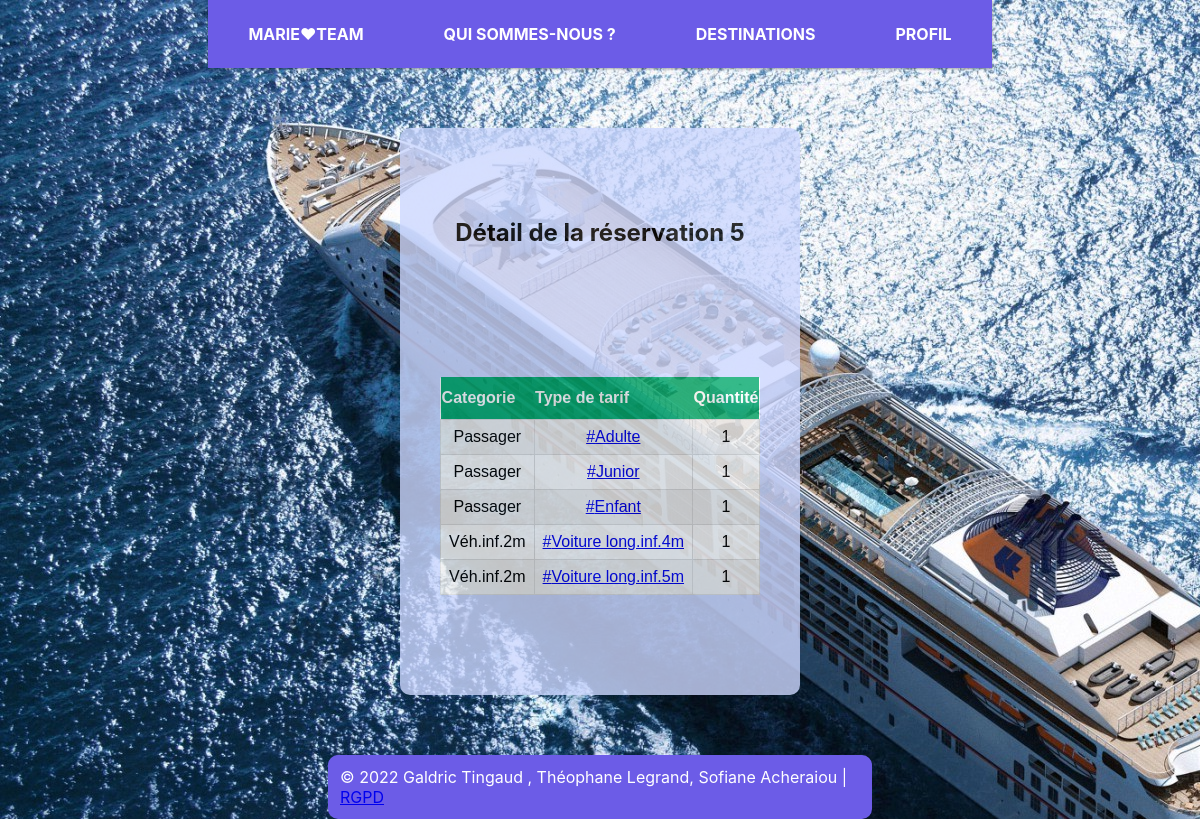
The app's page /?action=detail-reservation&idReservation=5 (signed in) with its own data.
### tables this page shows
CREATE TABLE IF NOT EXISTS `reservation` (
  `IdReservation` int NOT NULL AUTO_INCREMENT,
  `DateReservation` datetime DEFAULT NULL,
  `IdClient` int NOT NULL,
  `numeroTraversee` int NOT NULL,
  PRIMARY KEY (`IdReservation`),
  KEY `IdClient` (`IdClient`),
  KEY `numeroTraversee` (`numeroTraversee`)
);

CREATE TABLE IF NOT EXISTS `categorie` (
  `IdCategorie` int NOT NULL,
  `libelleCategorie` varchar(50) DEFAULT NULL,
  PRIMARY KEY (`IdCategorie`)
);

CREATE TABLE IF NOT EXISTS `type` (
  `IdCategorie` int NOT NULL,
  `IdType` varchar(50) NOT NULL,
  `TypeTarif` varchar(50) DEFAULT NULL,
  PRIMARY KEY (`IdCategorie`,`IdType`)
);

CREATE TABLE IF NOT EXISTS `stocker` (
  `IdCategorie` int NOT NULL,
  `IdType` varchar(50) NOT NULL,
  `IdReservation` int NOT NULL,
  `Quantite` int DEFAULT NULL,
  PRIMARY KEY (`IdCategorie`,`IdType`,`IdReservation`),
  KEY `IdReservation` (`IdReservation`)
);

### modele/utilisateur.inc.php (called while the page is built, shortened)
<?php
function getUtilisateurByMailU($mailU) {
    $resultat = array();
    try {
        $cnx = connexionPDO();
        $req = $cnx->prepare("select * from client where AdresseMail=:AdresseMail");
        $req->bindValue(':AdresseMail', $mailU, PDO::PARAM_STR);
        $req->execute();
        $resultat = $req->fetch(PDO::FETCH_ASSOC);
    } catch (PDOException $e) {
        print "Erreur !: " . $e->getMessage();
        die();
    }
    return $resultat;
}
?>

### modele/authen.inc.php (called while the page is built, shortened)
<?php
include_once "utilisateur.inc.php";
function isLoggedOn() {
    $ret = false;
    if (isset($_SESSION["mailU"])) {
        $util = getUtilisateurByMailU($_SESSION["mailU"]);
        if ($util["AdresseMail"] == $_SESSION["mailU"] && $util["motPasse"] == $_SESSION["mdpU"]
        ) {
            $ret = true;
        }
    }
    return $ret;
}
?>

### index.php (called while the page is built, shortened)
<?php
include "getRacine.php";
include_once "$racine/modele/authen.inc.php";
if (isset($_GET["action"])){
    $action = $_GET["action"];
}
else{
    $action = "defaut";
}
$fichier = controleurPrincipal($action);
include "$racine/controleur/$fichier";
?>

### modele/reservation.inc.php (called while the page is built, shortened)
<?php
include_once "authen.inc.php";
include_once "utilisateur.inc.php";
function getDetailReservationById($idReservation){
    $resultat = array();
    try {
        $co = connexionPDO();
        $query  =
            " SELECT reservation.IdReservation,reservation.DateReservation,stocker.Quantite,type.IdCategorie,".
            " type.IdType,type.TypeTarif,categorie.libelleCategorie".
            " FROM reservation,stocker,type,categorie".
            " WHERE reservation.IdReservation = stocker.IdReservation AND".
            " stocker.IdType = type.IdType AND".
            " stocker.IdCategorie = type.IdCategorie and".
            " type.IdCategorie = categorie.IdCategorie and".
            " reservation.IdReservation = :IdReservation";
        $req = $co->prepare($query);
        $req->bindValue(':IdReservation', $idReservation, PDO::PARAM_INT);
        $req->execute();
        $ligne = $req->fetch(PDO::FETCH_ASSOC);
        while ($ligne) {
            $resultat[] = $ligne;
            $ligne = $req->fetch(PDO::FETCH_ASSOC);
        }
    } catch (PDOException $e){
        print "Erreur !: " . $e->getMessage();
        die();
    } return $resultat;
}
?>

### vue/vueReservation.php (the view)
<section class='section'>
    <h1>Détail de la réservation <?php echo $idReservation?></h1><br><br><br><br><br><br>
    <div class='container'>
        <div class='content'>
            <?php
            if (count($listeDetailsReservation) > 0) {
                echo "<table id='reservations'>";
                echo "<tr><th>Categorie</th><th>Type de tarif</th><th>Quantité</th>";
                for ($i = 0; $i < count($listeDetailsReservation); $i++) {
                    echo "<tr>";
                    echo "<td>".$listeDetailsReservation[$i]['libelleCategorie']."</td>";
                    echo    "<td><a href=./?action=detail-reservation&TypeTarif=".
                        $listeDetailsReservation[$i]['TypeTarif']." title='Cliquez pour les détails du tarif'>#".
                        $listeDetailsReservation[$i]['TypeTarif'].
                        "</a></td>";
                    echo "<td>".$listeDetailsReservation[$i]['Quantite']."</td>";
                    echo "</tr>";
                }
                echo "</table>";
            }
            else {
                echo "PAS DE DETAIL DANS LA RESERVATION<br>";
            }
            ?>
        </div>
    </div>
</section>

### controleur/reservation.php (shortened to what this page needs)
<?php
include_once "$racine/modele/reservation.inc.php";
if (isset($_GET["idReservation"])){
    $idReservation=$_GET["idReservation"];
}
else {
    $idReservation="";
}
if (isLoggedOn()) {
    $listeDetailsReservation = getDetailReservationById($idReservation);
    include("$racine/vue/entete.html.php");
    include("$racine/vue/vueReservation.php");
    include("$racine/vue/pied.html.php");
}
else {
    $titre = "Marie Team - INTERDIT";
    include("$racine/vue/entete.html.php");
    include("$racine/vue/vueVousDevezEtreConnecte.php");
    include("$racine/vue/pied.html.php");
}
?>

### vue/entete.html.php (shortened to what this page needs)
<!DOCTYPE html>
<html lang="fr">
<head>
    <div class="page">
        <nav class="page__menu page__custom-settings menu">
            <ul class="menu__list r-list">
                <li class="menu__group"><a href="./?action=accueil" class="menu__link r-link text-underlined">Marie♥Team</a></li>
                <li class="menu__group"><a href="./?action=qui-sommes-nous" class="menu__link r-link text-underlined">Qui sommes-nous ?</a></li>
                <li class="menu__group"><a href="./?action=destinations" class="menu__link r-link text-underlined">Destinations</a></li>
                <?php if (isLoggedOn()) {
                    if ($_SESSION['mailU'] == "AdminMarieTeam@gmail.com") { ?>
                        <li class="menu__group"><a href="./?action=panelAdmin" class="menu__link r-link text-underlined">Panel Administrateur</a></li>
                        <li class="menu__group"><a href="./?action=profil" class="menu__link r-link text-underlined">Profil</a></li>
                        <?php } else { ?>
                    <li class="menu__group"><a href="./?action=profil" class="menu__link r-link text-underlined">Profil</a></li>
                    <?php } } else { ?>
                    <li class="menu__group"><a href="./?action=connexion" class="menu__link r-link text-underlined">Connexion</a></li>
                <?php } ?>
            </ul>
        </nav>
    </div>
</head>

### vue/pied.html.php (shortened to what this page needs)
    <footer>
        © 2022 Galdric Tingaud , Théophane Legrand, Sofiane Acheraiou | <a href="./?action=rgpd">RGPD</a>
    </footer>
</body>
</html>

### CSS/base.css (style rules this page uses)
h1 { text-align: center; margin: 0 auto; }
.r-link { display: var(--rLinkDisplay, inline-flex) !important; }
.r-link[href] { color: var(--rLinkColor) !important; text-decoration: var(--rLinkTextDecoration, none) !important; }
.r-list { padding-left: var(--rListPaddingLeft, 0) !important; margin-top: var(--rListMarginTop, 0) !important; margin-bottom: var(--rListMarginBottom, 0) !important; list-style: var(--rListListStyle, none) !important; }
.menu { --rLinkColor: var(--menuLinkColor, currentColor); }
.menu__link { display: var(--menuLinkDisplay, block); }
.menu { background-color: var(--menuBackgroundColor, #f0f0f0); box-shadow: var(--menuBoxShadow, 0 1px 3px 0 rgba(0, 0, 0, .12), 0 1px 2px 0 rgba(0, 0, 0, .24)); }
.menu__list { display: flex; }
.menu__link { padding: var(--menuLinkPadding, 1.5rem 2.5rem); font-weight: 700; text-transform: uppercase; }
.text-underlined { position: relative; overflow: hidden; will-change: color; transition: color .25s ease-out; }
.text-underlined::before, .text-underlined::after { content: ""; width: 0; height: 3px; background-color: var(--textUnderlinedLineColor, currentColor); will-change: width; transition: width .1s ease-out; position: absolute; bottom: 0; }
.text-underlined::before { left: 50%; transform: translateX(-50%); }
.text-underlined::after { right: 50%; transform: translateX(50%); }
.page__custom-settings { --menuBackgroundColor: #6c5ce7; --menuLinkColor: #fff; --menuLinkColorUnactive: #241c69; --menuLinkOutlineOffset: -.5rem; }
.page { box-sizing: border-box; max-width: 1024px; padding-left: .75rem; padding-right: .75rem; margin: auto; }
.r-link { --uirLinkDisplay: var(--rLinkDisplay, inline-flex); --uirLinkTextColor: var(--rLinkTextColor); --uirLinkTextDecoration: var(--rLinkTextDecoration, none); display: var(--uirLinkDisplay) !important; color: var(--uirLinkTextColor) !important; text-decoration: var(--uirLinkTextDecoration) !important; }
footer { border-radius: 10px; color: white; padding: 12px; background-color: #6c5ce7; max-width: 520px; margin: 0 auto; }
.section { max-width: 900px; border-radius: 10px; margin: 60px auto; padding: 90px 30px; background-color: #cdd8ff; opacity: 0.8; text-align: left; }
.container { position: relative; display: flex; justify-content: center; align-items: center; max-width: 700px; flex-wrap: wrap; z-index: 1; }
.container .content { padding: 10px; text-align: center; transition: 0.5s; }
table { background-color: white; border-radius: 2px; padding: 10px; }
li { list-style: none; font-weight: bold; }
tr:nth-child(even) { background-color: #ededed; }
#reservations { font-family: Arial, Helvetica, sans-serif; border-collapse: collapse; width: 100%; }
#reservations td, #customers th { border: 1px solid #ddd; padding: 8px; }
#reservations tr:nth-child(even) { background-color: #f2f2f2; }
#reservations th { padding-top: 12px; padding-bottom: 12px; text-align: left; background-color: #04AA6D; color: white; }

### records on screen
reservation: categorie.libelleCategorie "Passager", type.TypeTarif "Adulte", stocker.Quantite "1", type.TypeTarif "Junior", type.TypeTarif "Enfant", categorie.libelleCategorie "Véh.inf.2m", type.TypeTarif "Voiture long.inf.4m", type.TypeTarif "Voiture long.inf.5m"

### other values on screen
$idReservation "5"
